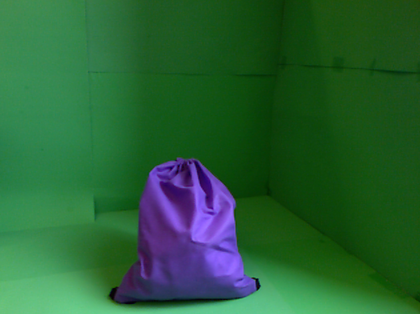
%> input picture ee568 final project/5.png, 420 x 314 px, shrunk from 631 x 471 before the run
$ octave testy.m   (GNU Octave 9; MATLAB toolbox functions it lacks are replaced by stand-ins)
%> lines starting %> are read from the running program, lines starting %| are printed output that depends on the picture; in (x1, y1, x2, y2) boxes, pixels count from 0 and x2, y2 are one past the last pixel; in counts of white or black regions, pixels touching at a corner belong together; the program's own positions count from 1
%> further down, image is the input picture: size 314x420x3 uint8; mean R, G, B 39.6, 96.5, 52.1
### ee568 final project/CK.m
function [greenness] = CK(image)

    [height, width, planes] = size(image);
%> height = 314; width = 420; planes = 3
    rgb = reshape(image, height, width * planes);
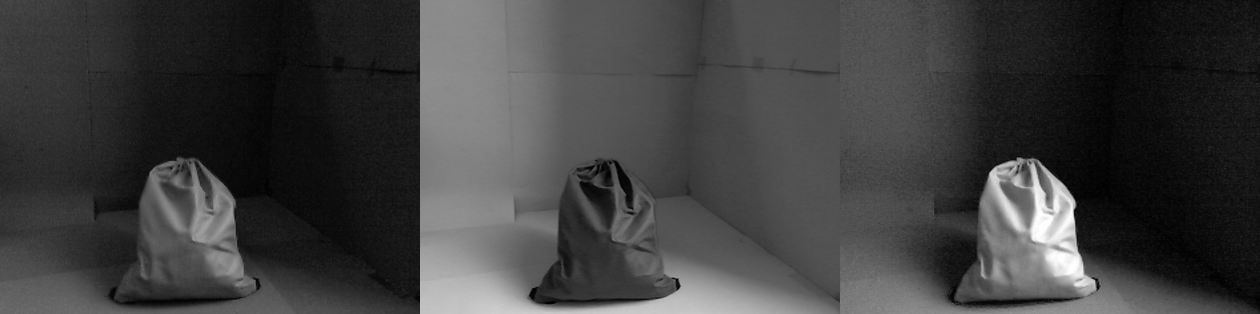
%> rgb: size 314x1260 uint8; min 0, max 255, mean 62.7

    r = image(:,:, 1);% red channe
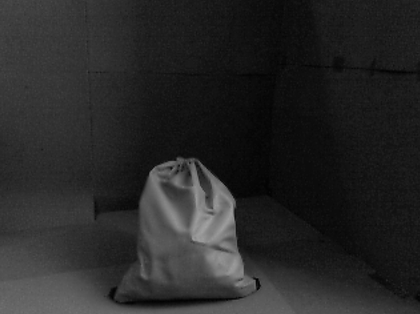
%> r: size 314x420 uint8; min 0, max 161, mean 39.6

    g = image(:,:, 2); % green channel
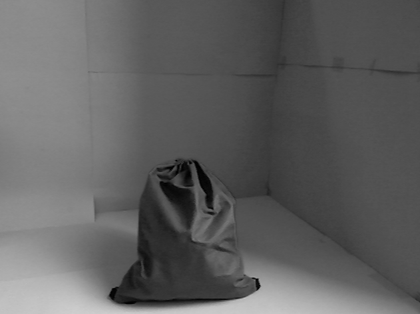
%> g: size 314x420 uint8; min 0, max 207, mean 96.5

    b = image(:,:, 3); % blue channel
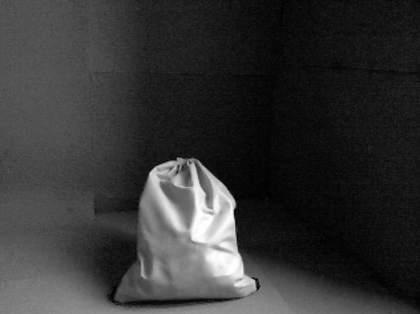
%> b: size 314x420 uint8; min 0, max 255, mean 52.1

    greenness = double(g) - max(double(r), double(b));
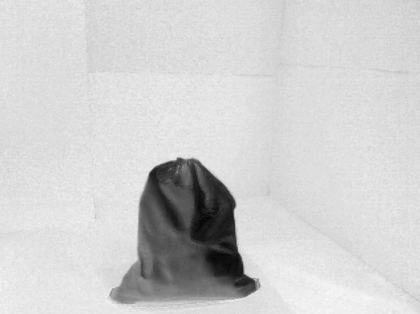
%> greenness: size 314x420 double; min -167, max 90, mean 42; drawn with min black and max white

    for i = 1:height
        for j = 1:width
            if greenness(i,j) < 0
                greenness(i,j) = 0;
            else
                greenness(i,j) = 1;
            end
        end
    end
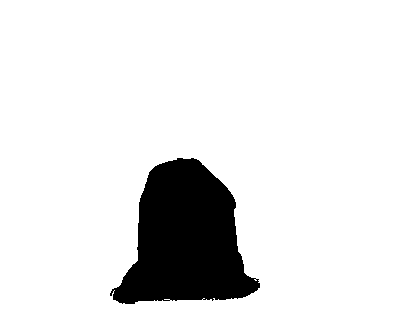
%> greenness: size 314x420 double; values 0 (black) and 1 (white), 89.5% white; 1 black region, box (x1, y1, x2, y2) and area: (110, 158, 260, 304) 13864

    greenness = 1-greenness;
    greenness = logical(greenness);

end

### ee568 final project/BinaryCleanUp_function.m
function [output] = BinaryCleanUp_function(input)
    output = imfill(input, 'holes');
%> output: size 314x420 logical; 10.5% white; 1 white region, box (x1, y1, x2, y2) and area: (110, 158, 260, 304) 13877
%> the run ends on the next line
    output = imclearborder(output, 1);
    seD = strel('diamond',1);
    output = imdilate(output,seD);
    output = imdilate(output,seD);
    output = imerode(output,seD);
    output = imerode(output,seD);
end

### ee568 final project/testy.m
clear all;
close all;
image = imread('5.png');
scaling = 0.10;
binary = CK(image);
figure
imshow(binary);
binaryClean = BinaryCleanUp_function(binary);

$ run again, with ee568 final project/2.png copied over ee568 final project/5.png
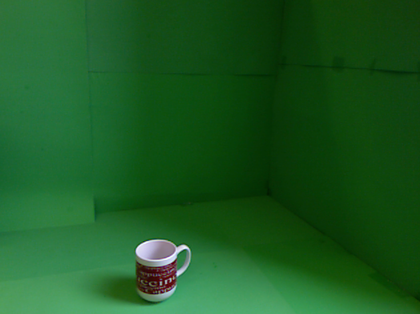
%> input picture ee568 final project/2.png, 420 x 314 px, shrunk from 631 x 471 before the run
%> image is the input picture: size 314x420x3 uint8; mean R, G, B 26.8, 88.4, 33.1
%> in CK, `b = image(:,:, 3);`:
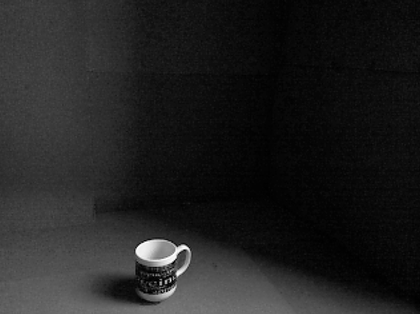
%> b: size 314x420 uint8; min 0, max 255, mean 33.1
%> after the loop in CK, `for i = 1:height`:
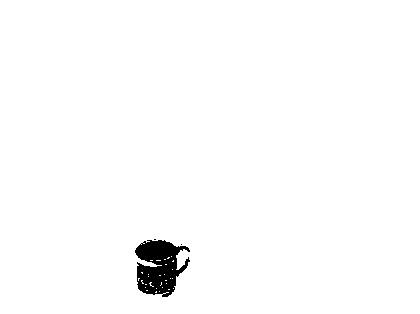
%> greenness: size 314x420 double; values 0 (black) and 1 (white), 98.5% white; 3 black regions (2 under 20 px), largest, box (x1, y1, x2, y2) and area: (135, 240, 190, 297) 1990
%> output: size 314x420 logical; 1.6% white; 3 white regions (2 under 20 px), largest, box (x1, y1, x2, y2) and area: (135, 240, 190, 297) 2070
